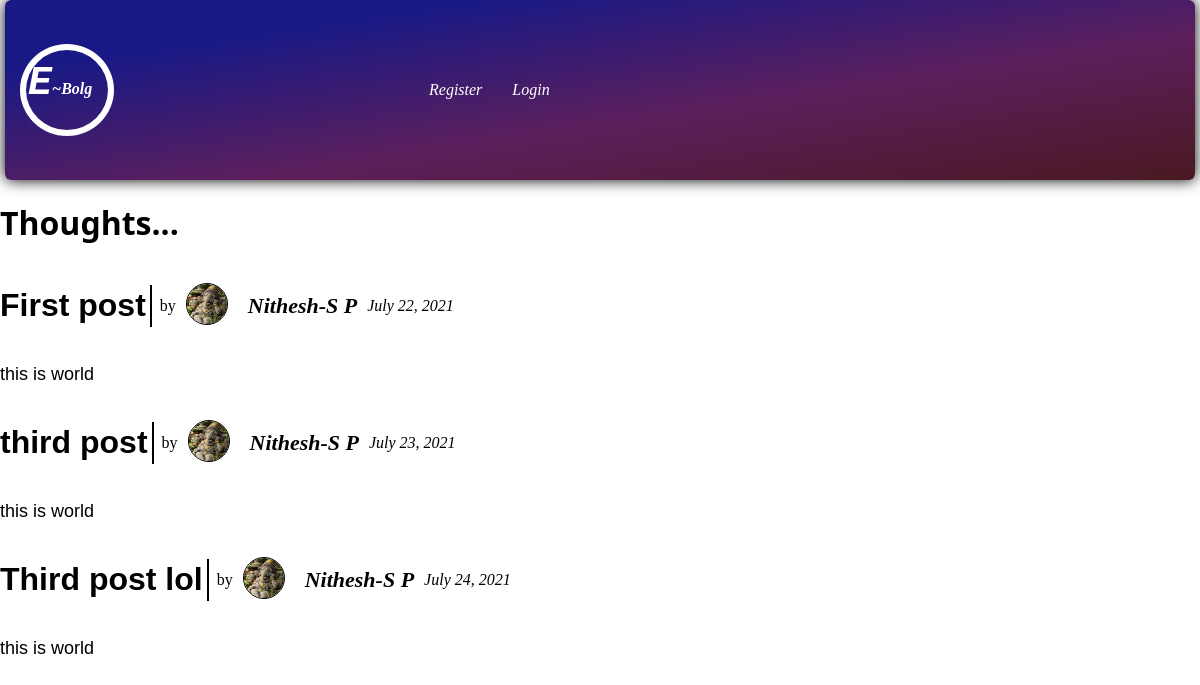
Screenshot of /category/thoughts/ with the database file from the repository.
### myeblog/models.py (models this page shows, shortened)
class Category(models.Model):
    name =  models.CharField(max_length=200)
    def __str__(self):
       return self.name

class Post(models.Model):
    title = models.CharField(max_length=200)
    header_image = models.ImageField(blank=True, null=True,upload_to='images/')
    title_tag = models.CharField(max_length=200,default="blog.god")
    author = models.ForeignKey(User, on_delete=models.CASCADE)
    body = models.TextField()
    post_date = models.DateField(auto_now_add=True)
    category = models.ForeignKey(Category, on_delete=models.CASCADE)
    snippet =models.CharField(max_length=200,default="this is world")
    likes = models.ManyToManyField(User,related_name='blog_post')

class Profile(models.Model):
    user = models.OneToOneField(User,null=True,on_delete=models.CASCADE)
    bio = models.TextField()
    profile_pic = models.ImageField(blank=True, null=True, upload_to='images/profile/')
    website_url = models.CharField(max_length=200,null=True,blank=True,default=None)
    whatsapp_url = models.CharField(max_length=200,null=True,blank=True,default=None)
    facebook_url = models.CharField(max_length=200,null=True,blank=True,default=None)
    insta_url = models.CharField(max_length=200,null=True,blank=True,default=None)
    twitter_url = models.CharField(max_length=200,null=True,blank=True,default=None)

### myeblog/views.py (the view)
# urls.py: path('category/<str:cats>/',views.CategoryView,name='category'),
def CategoryView(request,cats):
    cats1 = Category.objects.get(name=cats.replace('-',' '))
    print(cats1)
    category_post = Post.objects.filter(category=cats1.id)
    return render(request, 'categories.html',{"cats":cats.title().replace('-',' '),"category_post":category_post})

### myeblog/templates/categories.html (shortened to what this page needs)
<!DOCTYPE html>
<html lang="en">
<head>
</head>
<body>
    {% extends 'base.html' %}
    {% load static %}
    {% block content %}
     <h1 class="title-family">{{ cats }}...</h1>
     {% for post in category_post %}
     <div class="cat-title">
        <a href="{% url 'detail_view' post.pk %}"><h1 class="home-title">{{post.title}}</h1></a>
   <div class="straight-line"></div> &nbsp; by
         {% if post.author.profile.profile_pic %}
         <a href="{% url 'show_profile' post.author.profile.id %}"><img class="siders1" src="{{ post.author.profile.profile_pic.url }}"  width="40px" height="40px" alt="" style="border-radius: 50%; border: 1px solid black;"></a>
          {% else %}
          <a href="{% url 'show_profile' post.author.profile.id %}"><img class="siders1" src="{% static 'myeblog/images/default_person.jpg' %}"  width="40px" height="40px" alt="" style="border-radius: 50%; border: 1px solid black;"></a>
          {% endif %}
    <p class="siders1">{{post.author.first_name}}-{{post.author.last_name}}</p>
    <span style="font-style: italic;">{{post.post_date}}</span>
 </div>
 <p style="font-size: large; font-weight:normal;font-family: Arial, Helvetica Neue, Helvetica, sans-serif;">{{post.snippet}}</p>
    {% endfor %}
    {% endblock content %}

### static/myeblog/css/design.css (style rules this page uses)
body { padding: 0; margin: 0; }
.title-family { font-family:'Segoe UI', Tahoma, Geneva, Verdana, sans-serif ; }
.siders1 { display: inline-flex; margin-left:10px; margin-right:10px; font-weight: bold; font-style: italic; text-decoration: none; font-size:22px; color: black; }
.straight-line { width: 0px; height:40px; border: 1px solid black; }
.home-title { display: inline-block; position: relative; font-family:'Lucida Sans Unicode', 'Lucida Grande', 'Lucida Sans', Arial, sans-serif; color: black; }
.home-title::before { content: ""; position: absolute; width: 100%; transform: scaleX(0); height: 2px; bottom: 0; left: 0; background-color:black; transform-origin:bottom left; transition: transform 0.25s ease-out; }
.cat-title { display: flex; align-items: center; }
a { text-decoration: none; }

### rows the page displays
Category: name "Thoughts"
Post: title "First post", author.profile.profile_pic (picture), author.first_name "Nithesh", author.last_name "S P", post_date "July 22, 2021", snippet "this is world"
Post: title "third post", author.profile.profile_pic (picture), author.first_name "Nithesh", author.last_name "S P", post_date "July 23, 2021", snippet "this is world"
Post: title "Third post lol", author.profile.profile_pic (picture), author.first_name "Nithesh", author.last_name "S P", post_date "July 24, 2021", snippet "this is world"
